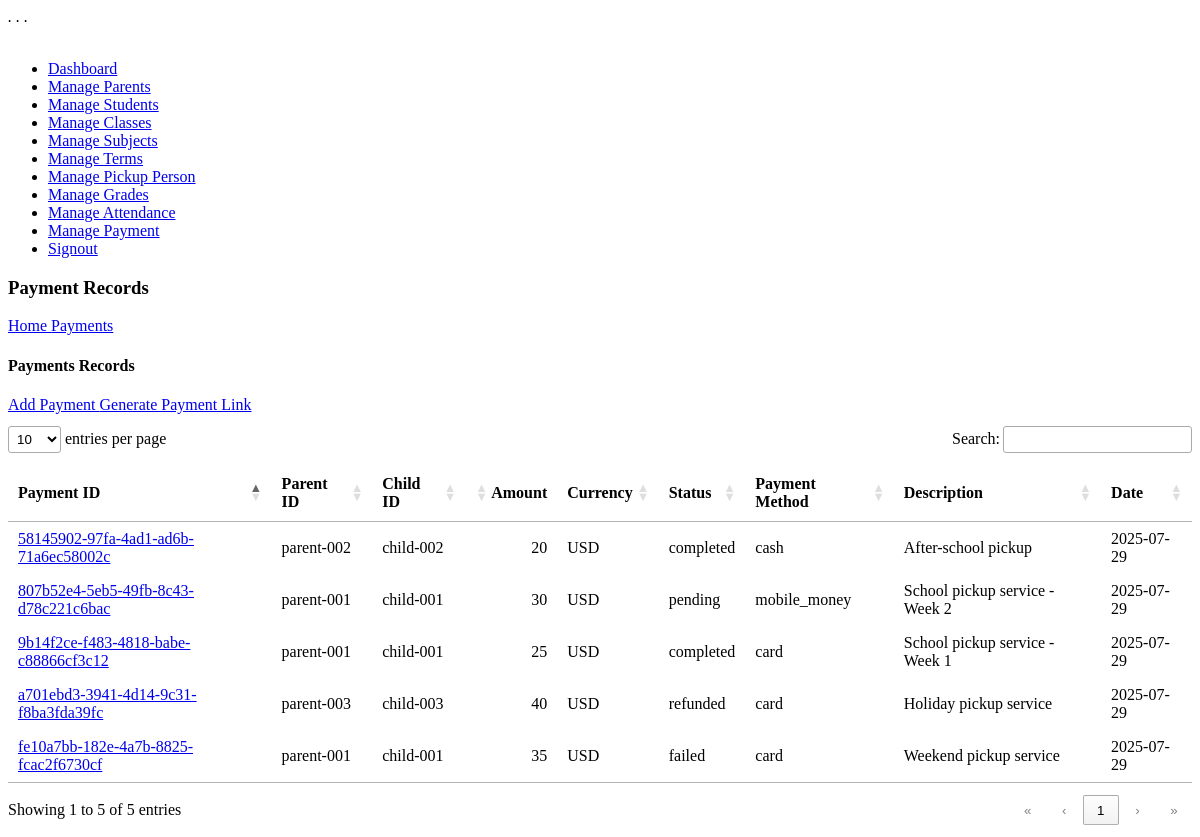
Screenshot of /manage_payment.php (signed in) with the database file from the repository.
### tables this page shows
CREATE TABLE `payments` (
  `id` int(11) NOT NULL,
  `payment_id` varchar(36) NOT NULL,
  `parent_id` varchar(36) NOT NULL,
  `child_id` varchar(36) NOT NULL,
  `amount` float NOT NULL,
  `currency` varchar(3) DEFAULT NULL,
  `status` varchar(20) DEFAULT NULL,
  `payment_method` varchar(50) DEFAULT NULL,
  `description` varchar(255) DEFAULT NULL,
  `journey_date` date NOT NULL,
  `created_at` datetime DEFAULT CURRENT_TIMESTAMP,
  `updated_at` datetime DEFAULT CURRENT_TIMESTAMP
);

### manage_payment.php (the view, shortened to what this page needs)
<?php
include "db.php";
$query2= "
    SELECT
        id,
        payment_id,
        parent_id,
        child_id,
        amount,
        currency,
        status,
        payment_method,
        description,
        journey_date,
        created_at
    FROM payments
";
$parentStmt = $conn->prepare($query2);
$parentStmt->execute();
$parentResult = $parentStmt->get_result();
$parents = [];
while ($row = $parentResult->fetch_assoc()) {
    $parents[] = $row;
}
?>
<?php include "header.php" ?>
 <?php include "sidebar.php"; ?>
    <div class="content-body">
        <div class="container">
            <div class="page-title">
               <div class="row align-items-center justify-content-between">
                  <div class="col-xl-4">
                     <div class="page-title-content">
                        <h3>Payment Records</h3>
                     </div>
                  </div>
                  <div class="col-auto">
                     <div class="breadcrumbs"><a href="#">Home </a><span><i class="ri-arrow-right-s-line"></i></span><a href="#">Payments</a></div>
                  </div>
               </div>
            </div>
            <div class="row">
               <div class="col-xl-12">
<div class="card">
    <div class="card-header">
        <h4 class="card-title">Payments Records</h4>
        <div class="card-header flex-row">
            <a class="btn btn-primary" href="add_payment.php">
                <span><i class="bi bi-plus"></i></span>Add Payment
            </a>
            <a class="btn btn-success ms-2" href="generate_payment_link.php">
                <span><i class="ri-link"></i></span>Generate Payment Link
            </a>
        </div>
    </div>
    <div class="card-body">
        <div class="Students-content">
            <div class="table-responsive">
            <table class="table" id="mainTable">
                    <thead>
                        <tr>
                            <th>Payment ID</th>
                            <th>Parent ID</th>
                            <th>Child ID</th>
                            <th>Amount</th>
                            <th>Currency</th>
                            <th>Status</th>
                            <th>Payment Method</th>
                            <th>Description</th>
                            <th>Date</th>
                        </tr>
                    </thead>
                    <tbody>
    <?php foreach ($parents as $row): ?>
    <tr>
        <td>
            <a href="edit_payment.php?id=<?php echo htmlspecialchars($row['payment_id']); ?>">
                <?php echo htmlspecialchars($row['payment_id']); ?>
            </a>
        </td>
        <td><?php echo htmlspecialchars($row['parent_id']); ?></td>
        <td><?php echo htmlspecialchars($row['child_id']); ?></td>
        <td><?php echo htmlspecialchars($row['amount']); ?></td>
        <td><?php echo htmlspecialchars($row['currency']); ?></td>
        <td><?php echo htmlspecialchars($row['status']); ?></td>
        <td><?php echo htmlspecialchars($row['payment_method']); ?></td>
        <td><?php echo htmlspecialchars($row['description']); ?></td>
        <td><?php echo htmlspecialchars($row['journey_date']); ?></td>
    </tr>
    <?php endforeach; ?>
         </tbody>
                </table>
            </div>
        </div>
       </div>
      </div>
               </div>
            </div>
         </div>
    </div>
<?php include "footer.php" ?>

### rows the page displays
payments: payment "9b14f2ce-f483-4818-babe-c88866cf3c12", parent "parent-001", child "child-001", amount "25", currency "USD", status "completed", payment_method "card", description "School pickup service - Week 1", journey_date "2025-07-29"
payments: payment "807b52e4-5eb5-49fb-8c43-d78c221c6bac", parent "parent-001", child "child-001", amount "30", currency "USD", status "pending", payment_method "mobile_money", description "School pickup service - Week 2", journey_date "2025-07-29"
payments: payment "58145902-97fa-4ad1-ad6b-71a6ec58002c", parent "parent-002", child "child-002", amount "20", currency "USD", status "completed", payment_method "cash", description "After-school pickup", journey_date "2025-07-29"
payments: payment "fe10a7bb-182e-4a7b-8825-fcac2f6730cf", parent "parent-001", child "child-001", amount "35", currency "USD", status "failed", payment_method "card", description "Weekend pickup service", journey_date "2025-07-29"
payments: payment "a701ebd3-3941-4d14-9c31-f8ba3fda39fc", parent "parent-003", child "child-003", amount "40", currency "USD", status "refunded", payment_method "card", description "Holiday pickup service", journey_date "2025-07-29"
